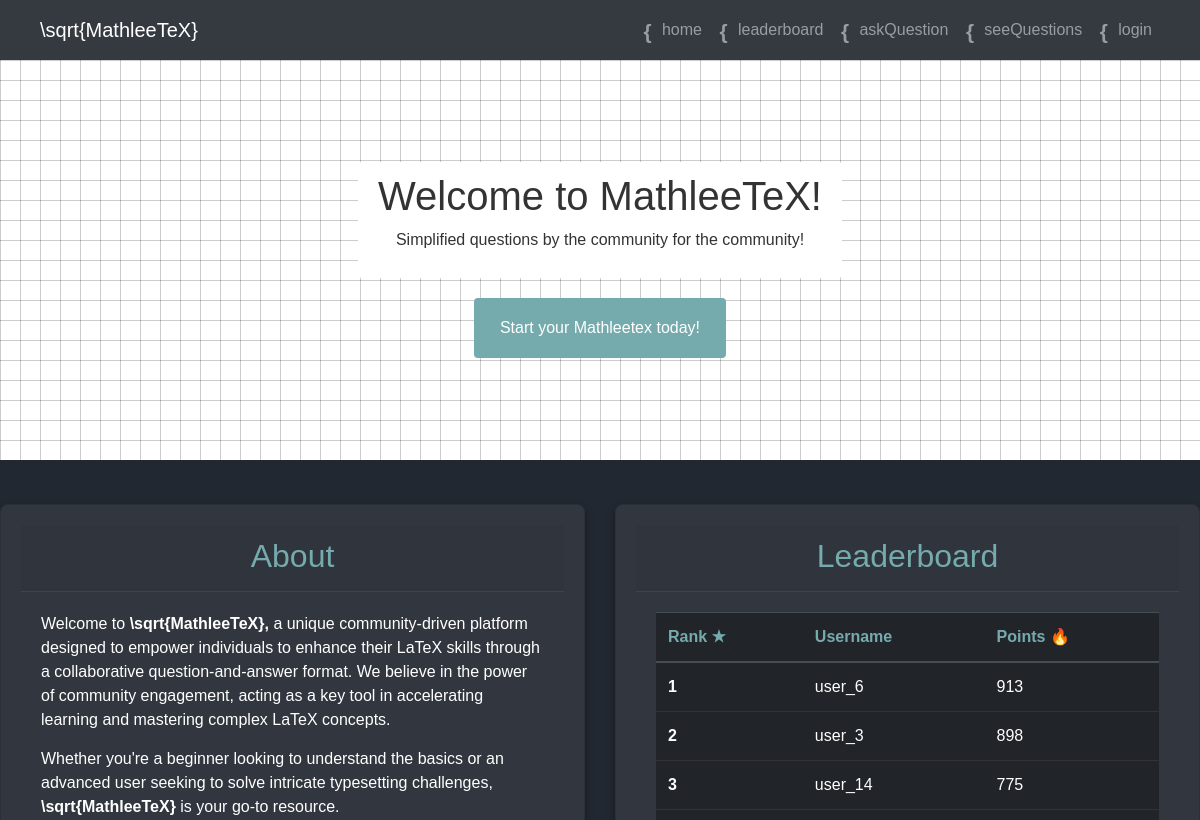
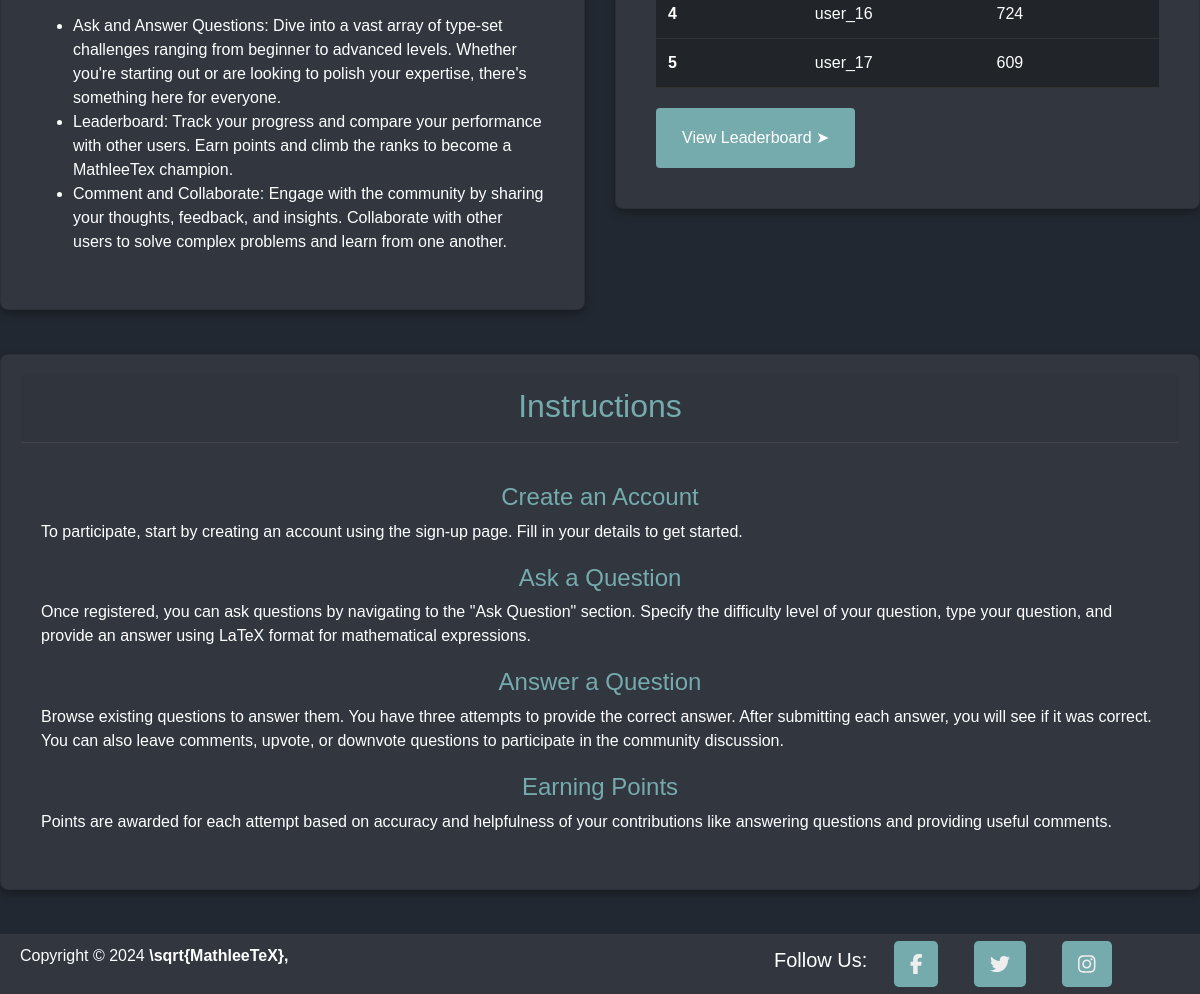
The page / on the database its author committed (2 pictures, top to bottom).
### app/models.py (models this page shows, shortened)
class users(UserMixin, db.Model):
    user_id = db.Column(db.Integer, primary_key=True)
    username = db.Column(db.String, unique=True, nullable=False)
    email = db.Column(db.String, unique=True, nullable=False)
    password = db.Column(db.String, nullable=False)
    sign_up_date = db.Column(db.DateTime, default=datetime.utcnow)
    points = db.Column(db.Integer, default=0)

### app/routes.py (the view)
@app.route('/')
def index():
    top_users = users.query.order_by(users.points.desc()).limit(5).all() # Get top 5 users
    return render_template('index.html', top_users=top_users)

### app/templates/index.html (shortened to what this page needs)
{% extends "katexscripts.html" %}
{% block body %}
  <div class="banner">
    <div id="equation-background"></div>
    <div class="content">
      <h1>Welcome to MathleeTeX!</h1>
      <p>Simplified questions by the community for the community!</p>
    </div>
    <button id="startPlay" class="start-button"><a href="{{ url_for('play') }}" class="nav-link">Start your Mathleetex today!</a></button>
  </div>
  <br>
  <div class="row">
    <div class="col-lg-6 col-md-12">
      <div class="card  text-white mb-4">
        <div class="card-header">
          <h2>About</h2>
        </div>
        <div class="card-body">
            <p>Welcome to <b class="render-katex">\sqrt{MathleeTeX},</b> a unique community-driven platform designed to empower individuals to enhance their LaTeX skills through a collaborative question-and-answer format. We believe in the power of community engagement, acting as a key tool in accelerating learning and mastering complex LaTeX concepts.</p>
            <p>Whether you're a beginner looking to understand the basics or an advanced user seeking to solve intricate typesetting challenges, <b class="katex-render">\sqrt{MathleeTeX}</b> is your go-to resource.</p>
            <ul>
                <li>Ask and Answer Questions: Dive into a vast array of type-set challenges ranging from beginner to advanced levels. Whether you're starting out or are looking to polish your expertise, there's something here for everyone.</li>
                <li>Leaderboard: Track your progress and compare your performance with other users. Earn points and climb the ranks to become a MathleeTex champion.</li>
                <li>Comment and Collaborate: Engage with the community by sharing your thoughts, feedback, and insights. Collaborate with other users to solve complex problems and learn from one another.</li>
            </ul>
        </div>
      </div>
    </div>
    <div class="col-lg-6 col-md-12">
      <div class="card  text-white mb-4">
        <div class="card-header">
          <h2>Leaderboard</h2>
        </div>
        <div class="card-body">
          <table class="table table-dark table-hover">
            <thead>
              <tr>
                <th scope="col">Rank ★</th>
                <th scope="col">Username</th>
                <th scope="col">Points 🔥</th>
              </tr>
            </thead>
            <tbody>
              {% for user in top_users %}
              <tr>
                  <th scope="row">{{ loop.index }}</th>
                  <td>{{ user.username }}</td>
                  <td>{{ user.points }}</td>
              </tr>
              {% endfor %}
          </tbody>
          </table>
          <button id="startLeaderboard" class="start-button"><a href="{{ url_for('leaderboard') }}" class="nav-link">View Leaderboard ➤</a></button>
        </div>
      </div>
    </div>
  </div>
  <div class="row end-section">
    <div class="col-12">
      <div class="card  text-white mb-4">
        <div class="card-header">
          <h2>Instructions</h2>
        </div>
        <div class="card-body">
          <h4>Create an Account</h4>
            <p>To participate, start by creating an account using the sign-up page. Fill in your details to get started.</p>
            <h4>Ask a Question</h4>
            <p>Once registered, you can ask questions by navigating to the "Ask Question" section. Specify the difficulty level of your question, type your question, and provide an answer using LaTeX format for mathematical expressions.</p>
            <h4>Answer a Question</h4>
            <p>Browse existing questions to answer them. You have three attempts to provide the correct answer. After submitting each answer, you will see if it was correct. You can also leave comments, upvote, or downvote questions to participate in the community discussion.</p>
            <h4>Earning Points</h4>
            <p>Points are awarded for each attempt based on accuracy and helpfulness of your contributions like answering questions and providing useful comments.</p>
        </div>
        </div>
      </div>
    </div>
  </div>
{% endblock %}

### app/static/CSS/style.css (style rules this page uses)
body { margin: 0; padding-top: 60px; font-family: "Computer Modern Bright", sans-serif; background-color: #222831; color: #FFF; }

### rows shown on the page
users: username "user_6", points "913"
users: username "user_3", points "898"
users: username "user_14", points "775"
users: username "user_16", points "724"
users: username "user_17", points "609"
